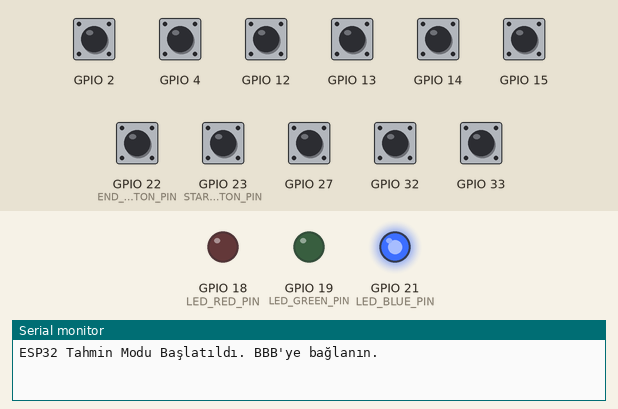
Simulated run of this sketch. Board: ESP32. Parts: output pins drawn as LEDs (lit = HIGH), the last lines printed to the serial monitor. The test bench sets the inputs (shaded band); at power-on: GPIO 2, GPIO 4, GPIO 12–15, GPIO 22 (END_SCAN_BUTTON_PIN), GPIO 23 (START_SCAN_BUTTON_PIN), GPIO 27, GPIO 32, GPIO 33 HIGH. Nothing arrives over Bluetooth unless stated.

Above: at 1.2 s.
1.3 s: GPIO 23 (START_SCAN_BUTTON_PIN) pulled LOW for 0.15 s
At 1.7 s:
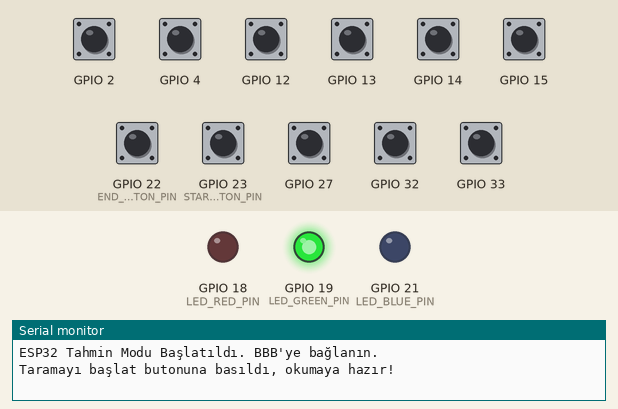
2.9 s: GPIO 22 (END_SCAN_BUTTON_PIN) pulled LOW for 0.15 s
At 4.1 s:
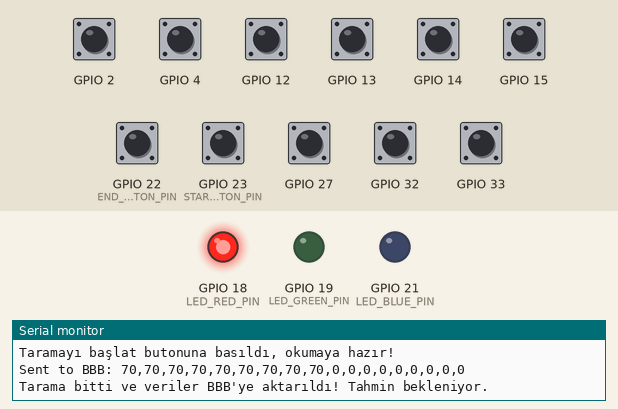
4.5 s: GPIO 23 (START_SCAN_BUTTON_PIN) pulled LOW for 1 s
At 5.4 s:
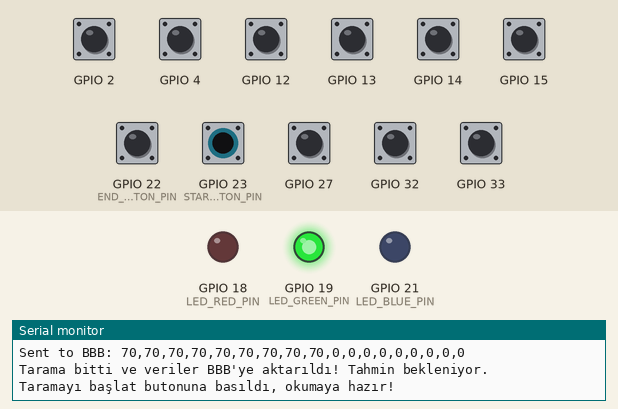
7.0 s: GPIO 22 (END_SCAN_BUTTON_PIN) pulled LOW for 1 s
At 7.4 s:
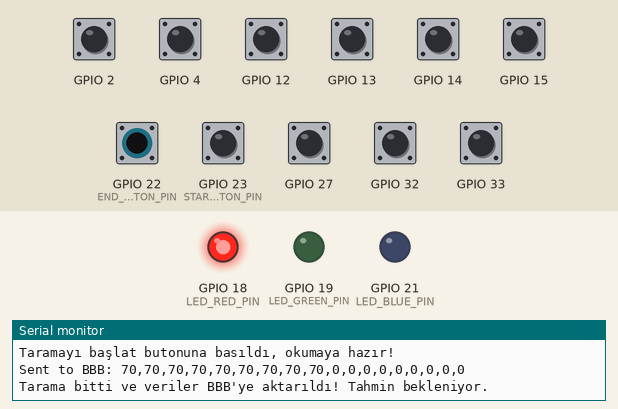
Timing chart, 0 to 10.0 s (numbered marks = the images above; inputs shaded):
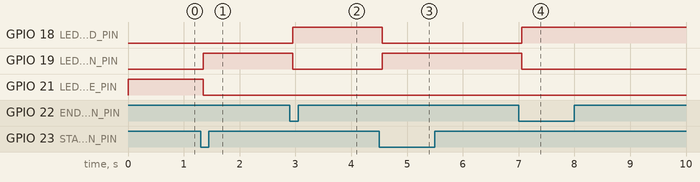

The sketch:

yenikodV6tahmin.ino
```cpp
#include "BluetoothSerial.h"

#if !defined(CONFIG_BT_ENABLED) || !defined(CONFIG_BLUEDROID_ENABLED)
#error Bluetooth is not enabled! Please run `make menuconfig` to enable it.
#endif

BluetoothSerial SerialBT;

// Pin Tanımları
#define TOUCH_PIN_0 T0
#define TOUCH_PIN_2 T2
#define TOUCH_PIN_3 T3
#define TOUCH_PIN_4 T4
#define TOUCH_PIN_5 T5
#define TOUCH_PIN_6 T6
#define TOUCH_PIN_7 T7
#define TOUCH_PIN_8 T8
#define TOUCH_PIN_9 T9

#define START_SCAN_BUTTON_PIN 23
#define END_SCAN_BUTTON_PIN   22
#define DEBOUNCE_DELAY   50

#define LED_RED_PIN   18
#define LED_GREEN_PIN 19
#define LED_BLUE_PIN  21

#define TOUCH_THRESHOLD 30

// Sensör verilerini tutacak yapı (her sensör için tek bir anlık değer)
struct SensorReading {
  int rawValue;
  unsigned long currentDuration;
  unsigned long touchStartTime; // Her sensör için ayrı dokunma başlangıcı
  bool isCurrentlyTouched;    // Her sensör için ayrı dokunma durumu
};

SensorReading currentSensorValues[9]; // T9, T8, T7, T0, T2, T3, T6, T5, T4 sırasıyla
const int touchPins[9] = {TOUCH_PIN_9, TOUCH_PIN_8, TOUCH_PIN_7, TOUCH_PIN_0, TOUCH_PIN_2, TOUCH_PIN_3, TOUCH_PIN_6, TOUCH_PIN_5, TOUCH_PIN_4};

bool scanningActive = false;

int startButtonState; int lastStartButtonState = HIGH; unsigned long lastStartDebounceTime = 0;
int endButtonState;   int lastEndButtonState = HIGH;   unsigned long lastEndDebounceTime = 0;

void setLedColor(int r, int g, int b) {
  digitalWrite(LED_RED_PIN, r);
  digitalWrite(LED_GREEN_PIN, g);
  digitalWrite(LED_BLUE_PIN, b);
}

void resetCurrentSensorValues() {
  for (int i = 0; i < 9; i++) {
    currentSensorValues[i].rawValue = 80; // Boşta varsayılan bir değer (modelinize göre ayarlayın)
    currentSensorValues[i].currentDuration = 0;
    currentSensorValues[i].touchStartTime = 0;
    currentSensorValues[i].isCurrentlyTouched = false;
  }
}

void setup() {
  Serial.begin(115200);
  SerialBT.begin("ESP32_SwipePredict");
  Serial.println("ESP32 Tahmin Modu Başlatıldı. BBB'ye bağlanın.");

  pinMode(START_SCAN_BUTTON_PIN, INPUT_PULLUP);
  pinMode(END_SCAN_BUTTON_PIN, INPUT_PULLUP);
  pinMode(LED_RED_PIN, OUTPUT);
  pinMode(LED_GREEN_PIN, OUTPUT);
  pinMode(LED_BLUE_PIN, OUTPUT);

  resetCurrentSensorValues();
  setLedColor(LOW, LOW, HIGH); // Başlangıçta Mavi LED (Hazır)
}

void loop() {
  unsigned long currentTime = millis();

  // Başlat Butonu Kontrolü
  int currentStartReading = digitalRead(START_SCAN_BUTTON_PIN);
  if (currentStartReading != lastStartButtonState) { lastStartDebounceTime = currentTime; }
  if ((currentTime - lastStartDebounceTime) > DEBOUNCE_DELAY) {
    if (currentStartReading != startButtonState) {
      startButtonState = currentStartReading;
      if (startButtonState == LOW && !scanningActive) {
        scanningActive = true;
        resetCurrentSensorValues(); // Tarama başında değerleri sıfırla/ayarla
        SerialBT.println("CMD:START_SWIPE");
        Serial.println("Taramayı başlat butonuna basıldı, okumaya hazır!");
        setLedColor(LOW, HIGH, LOW); // Yeşil LED (Tarama aktif)
      }
    }
  }
  lastStartButtonState = currentStartReading;

  // Tarama Aktifse Anlık Veri Oku ve currentSensorValues'u Güncelle
  if (scanningActive) {
    for (int i = 0; i < 9; i++) {
      int val = touchRead(touchPins[i]);
      currentSensorValues[i].rawValue = val; // Her zaman en son okunan raw değeri kaydet

      if (val < TOUCH_THRESHOLD) { // Dokunma algılandı
        if (!currentSensorValues[i].isCurrentlyTouched) { // Yeni dokunma
          currentSensorValues[i].isCurrentlyTouched = true;
          currentSensorValues[i].touchStartTime = currentTime;
          currentSensorValues[i].currentDuration = 0; // Yeni dokunmada süreyi sıfırla
        } else { // Dokunma devam ediyor
          currentSensorValues[i].currentDuration = currentTime - currentSensorValues[i].touchStartTime;
        }
      } else { // Dokunma bitti veya yok
        if (currentSensorValues[i].isCurrentlyTouched) { // Dokunma yeni bittiyse
          // Süre zaten en son güncellenmişti, isCurrentlyTouched'ı false yap
          currentSensorValues[i].isCurrentlyTouched = false;
          // currentDuration o dokunmanın toplam süresi olarak kalır
        } else {
          // Eğer sürekli dokunulmuyorsa süreyi sıfırlayabiliriz veya son geçerli süreyi tutabiliriz.
          // Model anlık süre bekliyorsa, dokunulmadığında 0 olmalı.
          currentSensorValues[i].currentDuration = 0;
        }
      }
    }
  }

  // Bitir Butonu Kontrolü
  int currentEndReading = digitalRead(END_SCAN_BUTTON_PIN);
  if (currentEndReading != lastEndButtonState) { lastEndDebounceTime = currentTime; }
  if ((currentTime - lastEndDebounceTime) > DEBOUNCE_DELAY) {
    if (currentEndReading != endButtonState) {
      endButtonState = currentEndReading;
      if (endButtonState == LOW && scanningActive) {
        sendDataToBBB(); // Tarama bitince currentSensorValues'daki son değerleri gönder
        scanningActive = false;
        SerialBT.println("CMD:DATA_SENT");
        Serial.println("Tarama bitti ve veriler BBB'ye aktarıldı! Tahmin bekleniyor.");
        setLedColor(HIGH, LOW, LOW); // Kırmızı LED (İşleniyor/Bekleniyor)
      }
    }
  }
  lastEndButtonState = currentEndReading;
}

void sendDataToBBB() {
  String dataString = "";
  // 9 raw değer
  for (int i = 0; i < 9; i++) {
    dataString += String(currentSensorValues[i].rawValue);
    if (i < 8) dataString += ",";
  }
  dataString += ",";
  // 9 duration değeri
  for (int i = 0; i < 9; i++) {
    dataString += String(currentSensorValues[i].currentDuration);
    if (i < 8) dataString += ",";
  }

  SerialBT.println("DATA:" + dataString);
  Serial.println("Sent to BBB: " + dataString);
}
```

Measured:
- after the input at 1.3 s, GPIO 19 (LED_GREEN_PIN): LOW → HIGH after 0.05 s; GPIO 21 (LED_BLUE_PIN): HIGH → LOW after 0.05 s
- after the input at 2.9 s, GPIO 18 (LED_RED_PIN): LOW → HIGH after 0.06 s; GPIO 19 (LED_GREEN_PIN): HIGH → LOW after 0.06 s
- after the input at 4.5 s, GPIO 18 (LED_RED_PIN): HIGH → LOW after 0.05 s; GPIO 19 (LED_GREEN_PIN): LOW → HIGH after 0.05 s
- after the input at 7.0 s, GPIO 18 (LED_RED_PIN): LOW → HIGH after 0.06 s; GPIO 19 (LED_GREEN_PIN): HIGH → LOW after 0.06 s
